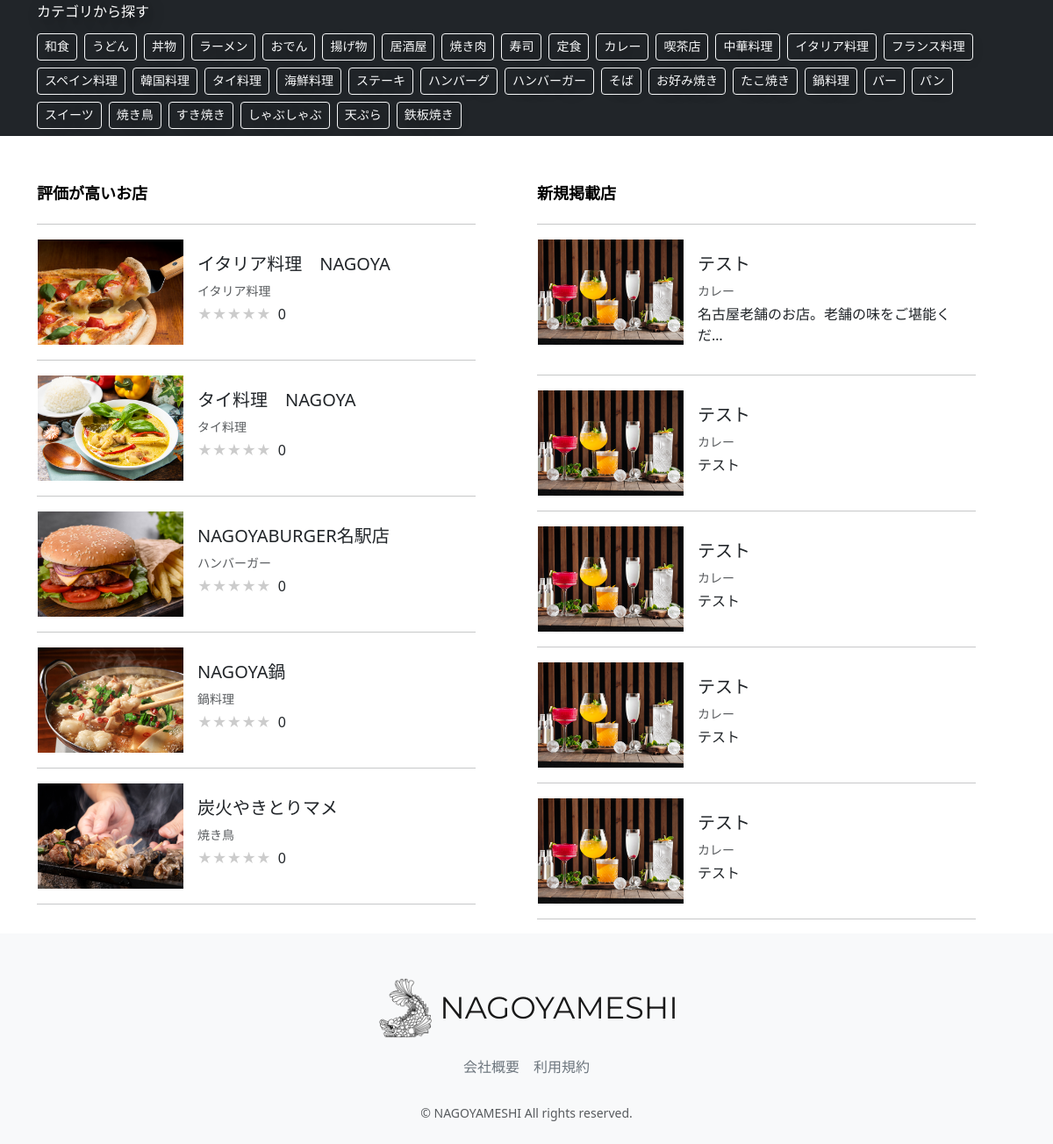
/ (lower part), run on an earlier commit of the app's database.
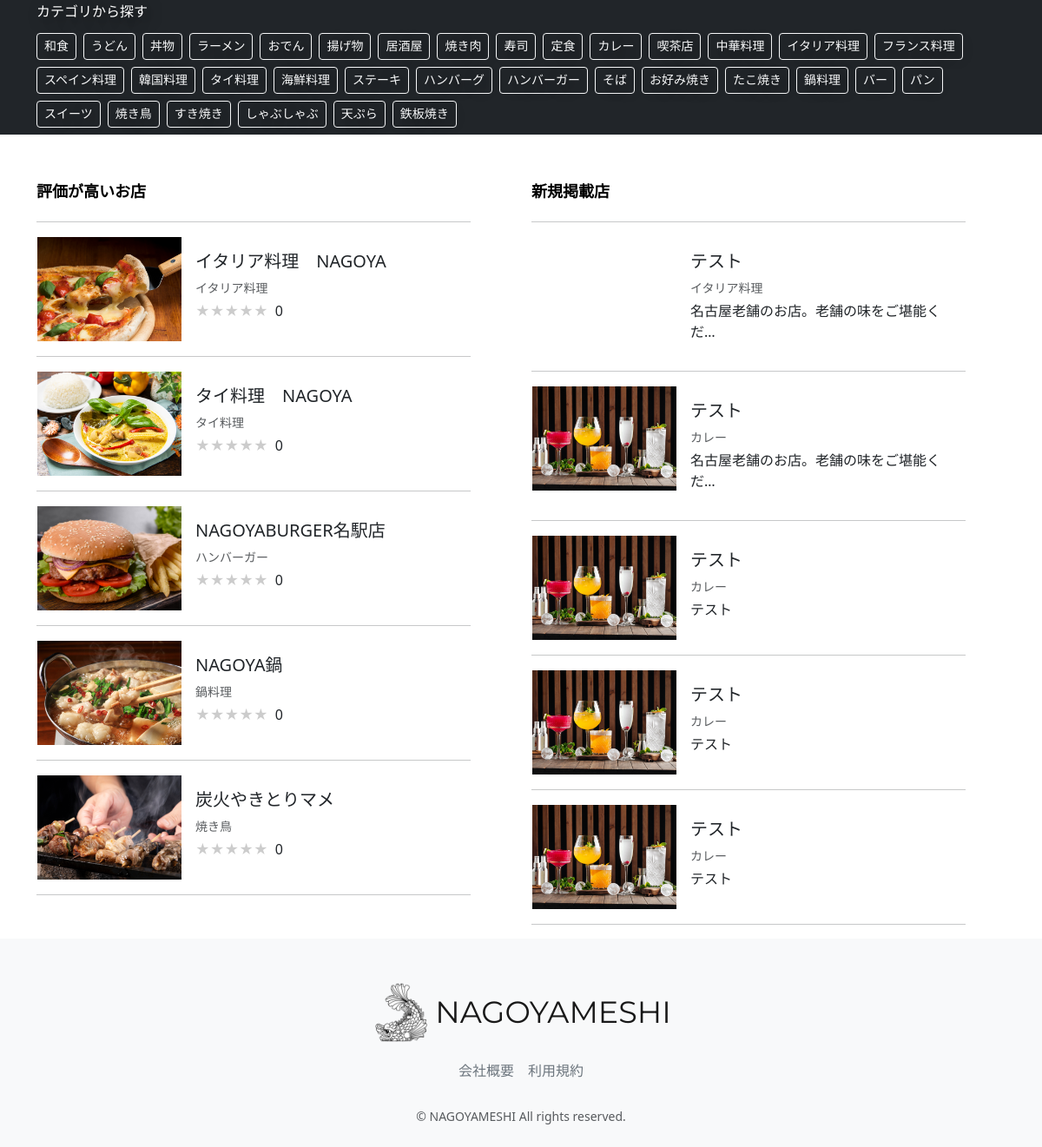
And on a later commit of the database.
### restaurant/models.py (models this page shows, shortened)
class Category(models.Model):
    name = models.CharField(verbose_name="カテゴリー名", max_length=64)
    photo = models.ImageField(verbose_name="写真", blank=True, null=True)
    class Meta:
        verbose_name = 'カテゴリー一覧'
        verbose_name_plural = "テゴリー一覧"
    def __str__(self):
        return self.name

class Restaurant(models.Model):
    name = models.CharField(verbose_name="店舗名", max_length=64)
    description = models.CharField(verbose_name="説明", max_length=128)
    price = models.CharField(verbose_name="価格帯", max_length=32)
    zip_code = models.CharField(verbose_name="郵便番号", max_length=32)
    address = models.CharField(verbose_name="住所", max_length=128)
    business_time = models.CharField(verbose_name="営業時間", max_length=64)
    close_day_of_week = models.CharField(verbose_name="定休日", max_length=32)
    seats_number = models.CharField(verbose_name="座席数", max_length=32)
    category = models.ForeignKey(
        Category, verbose_name="カテゴリー", on_delete=models.PROTECT
    )
    rate = models.FloatField(verbose_name="レート", default=0.0)
    review_num = models.IntegerField(verbose_name="レビュー数", default=0)
    reservation_num = models.IntegerField(verbose_name="予約数", default=0)
    photo = models.ImageField(verbose_name="写真", blank=True, null=True)
    created_at = models.DateTimeField(verbose_name="作成日時", auto_now_add=True)
    updated_at = models.DateTimeField(verbose_name="更新日時", auto_now=True)
    class Meta:
        verbose_name = '店舗一覧'
        verbose_name_plural = "店舗一覧"

### restaurant/views.py (the view)
# urls.py: path("", views.TopPageView.as_view(), name="top_page"),
class TopPageView(generic.ListView):
    template_name = "top_page.html"
    model = models.Restaurant
    queryset = models.Restaurant.objects.order_by("-rate")
    context_object_name = ""
    def get_context_data(self, **kwargs):
        if "price_session" in self.request.session:
            self.request.session["price_session"] = 0
        if "keyword_session" in self.request.session:
            self.request.session["keyword_session"] = ""
        if "category_session" in self.request.session:
            self.request.session["category_session"] = ""
        if "select_sort" in self.request.session:
            self.request.session["select_sort"] = "-created_at"
        context = super(TopPageView, self).get_context_data(**kwargs)
        category_list = models.Category.objects.all()
        new_restaurant_list = models.Restaurant.objects.all().order_by("-created_at")
        average_rate_list = []
        average_rate_star_list = []
        for restaurant in context["restaurant_list"]:
            average_rate = models.Review.objects.filter(
                restaurant=restaurant
            ).aggregate(Avg("rate"))
            average_rate = (
                average_rate["rate__avg"]
                if average_rate["rate__avg"] is not None
                else 0
            )
            average_rate_list.append(round(average_rate, 2))
            if average_rate % 1 == 0:
                average_rate = int(average_rate)
            else:
                average_rate = round(average_rate * 2) / 2
            average_rate_star_list.append(average_rate)
        context.update(
            {
                "category_list": category_list,
                "new_restaurant_list": new_restaurant_list,
                "restaurant_list": zip(
                    self.queryset, average_rate_list, average_rate_star_list
                ),
            }
        )
        return context

### restaurant/templates/top_page.html (shortened to what this page needs)
{% extends 'layout/base.html' %}
{% load static %}
{% block stylesheet %}
<link rel="stylesheet" href="https://cdn.jsdelivr.net/npm/swiper@8/swiper-bundle.min.css">
{% endblock %}
{% block content %}
<main>
  <div class="bg-dark">
    <div class="container nagoyameshi-container">
      <h2 class="text-white catchphrase-paragraph">カテゴリから探す</h2>
      <div class="catchphrase-paragraph mb-5">
        {% for category in category_list %}
        {% if forloop.counter < 35 %}
        <a href="{% url 'restaurant_list' %}?category={{ category.name }}&button_type=category"  class="btn btn-outline-light btn-sm me-1 mb-2">{{ category.name }}</a>
        {% endif %}
        {% endfor %}
      </div>
    </div>
  </div>
  <div class="container nagoyameshi-container">
    <div class="row">
      <div class="col-sm-5 col-md-6">
        <div class="user-search-top-box">
          <h2 class="text-black catchphrase">評価が高いお店</h2>
          <hr width="100%">
          {% for restaurant,rate,rate_star in restaurant_list %}
          {% if forloop.counter <= 5 %}
          <a href="{% url 'restaurant_detail' restaurant.id %}" class="link-dark card-link">
            <div class="card mb-3  border-white" style="max-width: 500px;">
              <div class="row g-0">
                <div class="col-md-4">
                  {% if restaurant.photo %}
                  <img src="{{ restaurant.photo.url }}" class="vertical-card-image">
                  {% endif %}
                </div>
                <div class="col-md-8">
                  <div class="card-body">
                    <h5 class="card-title">{{ restaurant.name }}</h5>
                    <div class="text-muted small mb-1">
                      <div class="d-inline-block">
                        {{ restaurant.category }}
                      </div>
                    </div>
                    <p class="card-text">
                      <span class="star-rating me-1" data-rate="{{ rate_star }}"></span>
                      {{ rate }}
                    </p>
                  </div>
                </div>
              </div>
            </div>
          </a>
          <hr width="100%">
          {% endif %}
          {% endfor %}
        </div>
      </div>
      <div class="col-sm-5 offset-sm-2 col-md-6 offset-md-0">
        <div class="user-search-top-box">
          <h2 class="text-black catchphrase">新規掲載店</h2>
          <hr width="100%">
            {% for new_restaurant in new_restaurant_list %}
            {% if forloop.counter <= 5 %}
              <a href="{% url 'restaurant_detail' new_restaurant.id %}" class="link-dark card-link">
                <div class="card mb-3  border-white" style="max-width: 500px;">
                  <div class="row g-0">
                    <div class="col-md-4">
                      {% if new_restaurant.photo %}
                      <img src="{{ new_restaurant.photo.url }}" class="vertical-card-image">
                      {% endif %}
                    </div>
                    <div class="col-md-8">
                      <div class="card-body">
                        <h5 class="card-title">{{ new_restaurant.name }}</h5>
                        <div class="text-muted small mb-1">
                          <div class="d-inline-block">
                            {{ new_restaurant.category }}
                          </div>
                        </div>
                        <p class="card-text">{{ new_restaurant.description|truncatechars:20 }}</p>
                      </div>
                    </div>
                  </div>
                </div>
              </a>
              <hr width="100%">
              {% endif %}
            {% endfor %}
        </div>
      </div>
    </div>
  </div>
</main>
{% endblock %}

What changed in the data, as far as the page shows it:
no longer on this page (row unchanged): Restaurant: photo (picture), name "テスト", category "カレー", description "テスト", shown under "新規掲載店"
added Restaurant: name "テスト", category "イタリア料理", description "名古屋老舗のお店。老舗の味をご堪能くだ…", shown under "新規掲載店"
